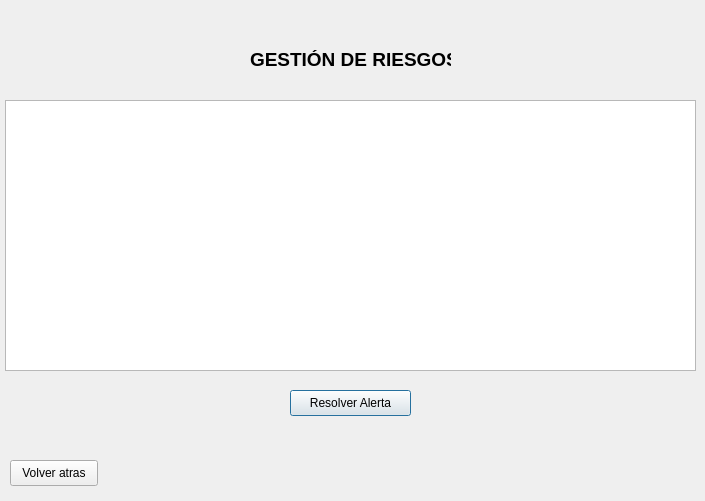
<?xml version="1.0" encoding="UTF-8"?>
<ui version="4.0">
 <class>VentanaAlertas</class>
 <widget class="QDialog" name="VentanaAlertas">
  <property name="geometry">
   <rect>
    <x>0</x>
    <y>0</y>
    <width>705</width>
    <height>501</height>
   </rect>
  </property>
  <property name="windowTitle">
   <string>Dialog</string>
  </property>
  <widget class="QLabel" name="label">
   <property name="geometry">
    <rect>
     <x>250</x>
     <y>50</y>
     <width>201</width>
     <height>18</height>
    </rect>
   </property>
   <property name="font">
    <font>
     <pointsize>14</pointsize>
     <bold>true</bold>
    </font>
   </property>
   <property name="text">
    <string>GESTIÓN DE RIESGOS</string>
   </property>
  </widget>
  <widget class="QTableWidget" name="tablaAlertas">
   <property name="geometry">
    <rect>
     <x>5</x>
     <y>100</y>
     <width>691</width>
     <height>271</height>
    </rect>
   </property>
  </widget>
  <widget class="QPushButton" name="btnGestionar">
   <property name="geometry">
    <rect>
     <x>290</x>
     <y>390</y>
     <width>121</width>
     <height>26</height>
    </rect>
   </property>
   <property name="text">
    <string>Resolver Alerta</string>
   </property>
  </widget>
  <widget class="QPushButton" name="btnVolver">
   <property name="geometry">
    <rect>
     <x>10</x>
     <y>460</y>
     <width>88</width>
     <height>26</height>
    </rect>
   </property>
   <property name="text">
    <string>Volver atras</string>
   </property>
  </widget>
 </widget>
 <resources/>
 <connections/>
</ui>
